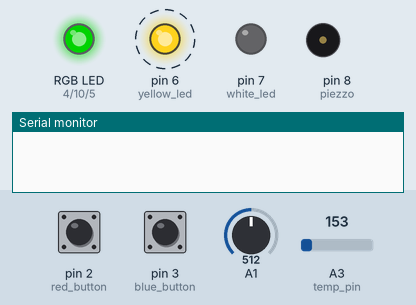
Simulated run of this sketch. Board: Arduino Uno, built with avr-gcc and run on an emulated ATmega328P. Parts: an RGB LED mixed from three pins (HIGH = lit), output pins drawn as LEDs (lit = HIGH), buzzer (waves = sounding), the last lines printed to the serial monitor. Dashed ring = blinking. Inputs (shaded band) come from the test bench; at power-on: A1 = 512, pin 2 (red_button) LOW, pin 3 (blue_button) LOW, A3 (temp_pin) = 153. Dim RGB values are drawn brighter than linear.

Above: at 7.7 s.
7.8 s: A1 set to 716
At 10.2 s:
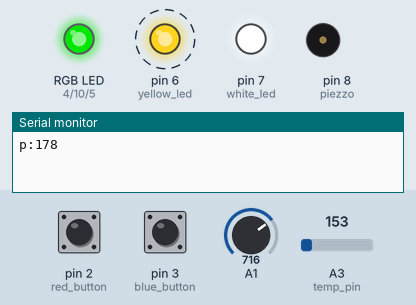
13.0 s: pin 2 (red_button) pulled HIGH for 0.15 s
At 14.3 s:
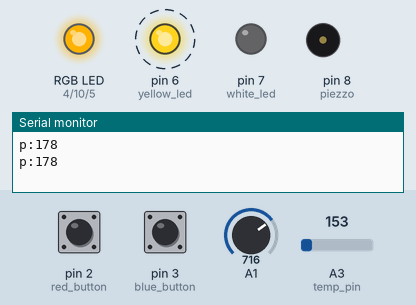
17.0 s: pin 3 (blue_button) pulled HIGH for 0.15 s
At 18.3 s:
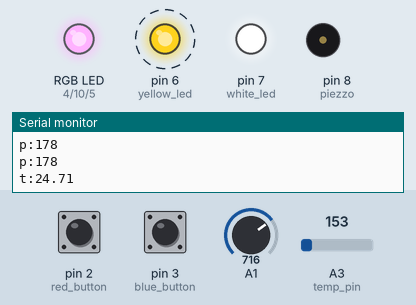
21.0 s: A1 set to 900
At 25.2 s:
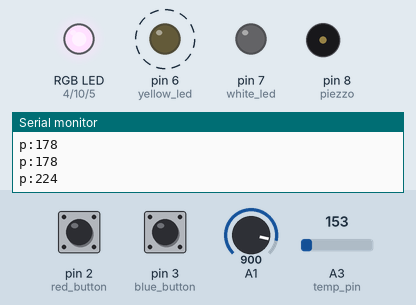
26.0 s: pin 2 (red_button) pulled HIGH for 1 s
At 28.3 s:
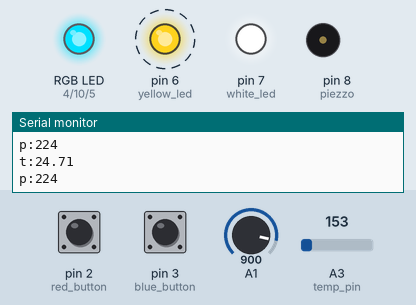
30.0 s: pin 3 (blue_button) pulled HIGH for 1 s
At 32.3 s:
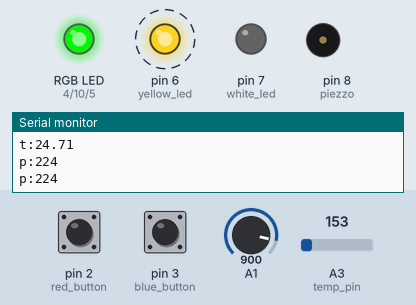
Timing chart, 0 to 35.0 s (numbered marks = the images above; inputs shaded):
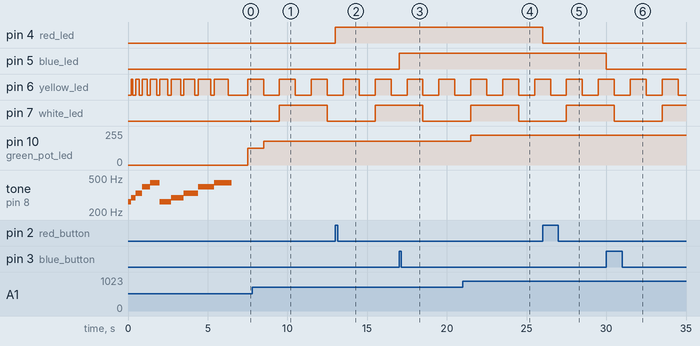

Measured:
- after the input at 7.8 s, pin 10 (green_pot_led): 127/255 → 178/255 after 0.70 s
- after the input at 13.0 s, pin 4 (red_led): LOW → HIGH at once
- after the input at 17.0 s, pin 5 (blue_led): LOW → HIGH at once
- after the input at 21.0 s, pin 10 (green_pot_led): 178/255 → 224/255 after 0.50 s
- after the input at 26.0 s, pin 4 (red_led): HIGH → LOW at once
- after the input at 30.0 s, pin 5 (blue_led): HIGH → LOW at once
- by itself, pin 6 (yellow_led): alternates HIGH for 1.0 s and LOW for 1.0 s

The sketch:

lumiere.ino
```cpp
/*
 Objet: interfacer via le port série afin de fournir la
 température, la valeur de 2 potentiomètres ainsi que
 récupérer des ordres pour l'allumagde de 2 LEDs.

 Description du croquis:
   TMP36 sur A3
   potentiomètres sur A1 et A2 associés à une LED en D9
   et D10 en mode PWM
   boutons poussoir en D2 et D3 pour bénéficier des
   interruptions associés à des LED en D4 et D5
   une LED en D6 qui clignote à intervalle régulier
*/

#define NOT_AN_INTERRUPT -1

// interfaces des capteurs
const byte temp_pin = A3;
const byte green_pot = A1;

// interface des leds
const byte red_led = 4;
const byte blue_led = 5;
const byte yellow_led = 6;
const byte white_led = 7;
const byte green_pot_led = 10;

// interface des boutons
const byte red_button = 2;
const byte blue_button = 3;

// interface piezzo
const byte piezzo = 8;

// pour conserver etat LED
byte yellow_state = LOW;
byte white_state = LOW;
volatile byte red_state = LOW;
volatile byte blue_state = LOW;

// pour debounce bouton sur interruption
#define BOUNCE_DELAY 250
volatile unsigned long last_toogle_time = 0;

// pour lecture commande sur port série
char cmd [2];
bool cmd_end = false;
byte index_cmd = 0;

// pour gestion delai entre 2 acqusitions
#define TEMP_INTERVAL 10000
#define POT_INTERVAL  3000
#define YELLOW_INTERVAL 1000

unsigned long prev_temp_time = 0;
unsigned long prev_pot_time = 0;
unsigned long prev_yellow_time = 0;
unsigned long current_time = 0;

// variables utilisées dans setup et/ou loop
int sensor_value = 0;
int green_pot_value = 0;
int blue_pot_value = 0;
float temp_value = 0.0;
float voltage = 0.0;

// tableau des notes
unsigned int notes[5] = {262, 294, 330, 394, 440};

// lecture potentiomètre et scintillement LED
int analyse_pot (byte pot, byte led) {
  int pot_value = 0;

  // lecture potentiomètre (idem)
  analogRead (pot);
  pot_value = analogRead (pot);
  pot_value = map (pot_value, 0, 1023, 0, 255);
  // lumiere LED
  analogWrite (led, pot_value);
  return (pot_value);
}

// lecture caractère port série
void serialEvent () {
  while (Serial.available ()) {
    char recv = (char)Serial.read ();
    if (recv == '\n') {
      cmd_end = true;
      index_cmd = 0;
    } else {
      if (index_cmd <= 1) {
        cmd[index_cmd] = recv;
        index_cmd++;
      }
    }
  }
}

void setup() {
  // lancement port série
  Serial.begin (9600);
  while (!Serial) {
    ;
  }

  // sequence d'accueil
  pinMode (yellow_led, OUTPUT);
  for (int i=0; i<10; i++) {
    tone (piezzo, notes[i%5]);
    digitalWrite (yellow_led, HIGH);
    delay (i * 100);
    digitalWrite (yellow_led, LOW);
    delay (200);
  }
  noTone (piezzo);

  // LED en mode PWN avec potentiometre
  pinMode (green_pot_led, OUTPUT);

  // LED blanche
  pinMode (white_led, OUTPUT);
  digitalWrite (white_led, white_state);

  // mise en place interruption boutons
  pinMode (red_led, OUTPUT);
  digitalWrite (red_led, red_state);
  pinMode (red_button, INPUT);
  attachInterrupt (digitalPinToInterrupt(red_button), toogle_red, RISING);

  pinMode (blue_led, OUTPUT);
  digitalWrite (blue_led, blue_state);
  pinMode (blue_button, INPUT);
  attachInterrupt (digitalPinToInterrupt(blue_button), toogle_blue, RISING);

  // ajustement compteur de délais
  last_toogle_time = millis ();
  prev_temp_time = millis ();
  prev_pot_time = prev_temp_time;
  prev_yellow_time = prev_temp_time;
}

void loop() {
  current_time = millis ();

  if (cmd_end == true) {
    switch (cmd[0]) {
      case 'R':
      {
        if (isDigit (cmd[1])) {
          // inversion LED rouge
          byte state = cmd[1] - '0';
          if ((state == LOW) || (state == HIGH)) {
            red_state = state;
            digitalWrite (red_led, red_state);
          }
        }
        break;
      }
      case 'B':
      {
        if (isDigit (cmd[1])) {
          // inversion LED bleue
          byte state = cmd[1] - '0';
          if ((state == LOW) || (state == HIGH)) {
            blue_state = state;
            digitalWrite (blue_led, blue_state);
          }
        }
        break;
      }
      case 'W':
      {
        if (isDigit (cmd[1])) {
          // inversion LED blanche
          byte state = cmd[1] - '0';
          if ((state == LOW) || (state == HIGH)) {
            white_state = state;
            digitalWrite (white_led, white_state);
          }
        }
        break;
      }
      case 'P':
      {
        if (isDigit (cmd[1])) {
          // action piezzo
          byte note = cmd[1] - '0';
          if (note >= 5) {
            noTone (piezzo);
          } else {
            tone (piezzo, notes[note%5]);
          }
        }
        break;
      }
      default:
        break;
    }
    cmd_end = false;
  }

  if (current_time - prev_temp_time >= TEMP_INTERVAL) {
    prev_temp_time = current_time;

    // lecture capteur temperature (2 fois pour pb impédance ?)
    analogRead (temp_pin);
    sensor_value = analogRead (temp_pin);
    voltage = (sensor_value / 1024.0) * 5.0;
    temp_value = (voltage - 0.5) * 100;

    Serial.print ("t:");
    Serial.println (temp_value);
  }

  if (current_time - prev_pot_time >= POT_INTERVAL) {
    prev_pot_time = current_time;

    // écriture mesures port série
    Serial.print ("p:");
    Serial.println (green_pot_value);
    // scintillement blanc
    white_state = !white_state;
    digitalWrite (white_led, white_state);
  }

  if (current_time - prev_yellow_time >= YELLOW_INTERVAL) {
    prev_yellow_time = current_time;
    // lecture potentiometre
    green_pot_value = analyse_pot (green_pot, green_pot_led);
    // scintillement jaune
    yellow_state = !yellow_state;
    digitalWrite (yellow_led, yellow_state);
  }
}

// routine d'interruption
void toogle_red () {
  current_time = millis ();
  if (current_time - last_toogle_time > BOUNCE_DELAY) {
    last_toogle_time = current_time;
    red_state = !red_state;
    digitalWrite (red_led, red_state);
  }
}

void toogle_blue () {
  current_time = millis ();
  if (current_time - last_toogle_time > BOUNCE_DELAY) {
    last_toogle_time = current_time;
    blue_state = !blue_state;
    digitalWrite (blue_led, blue_state);
  }
}
```
